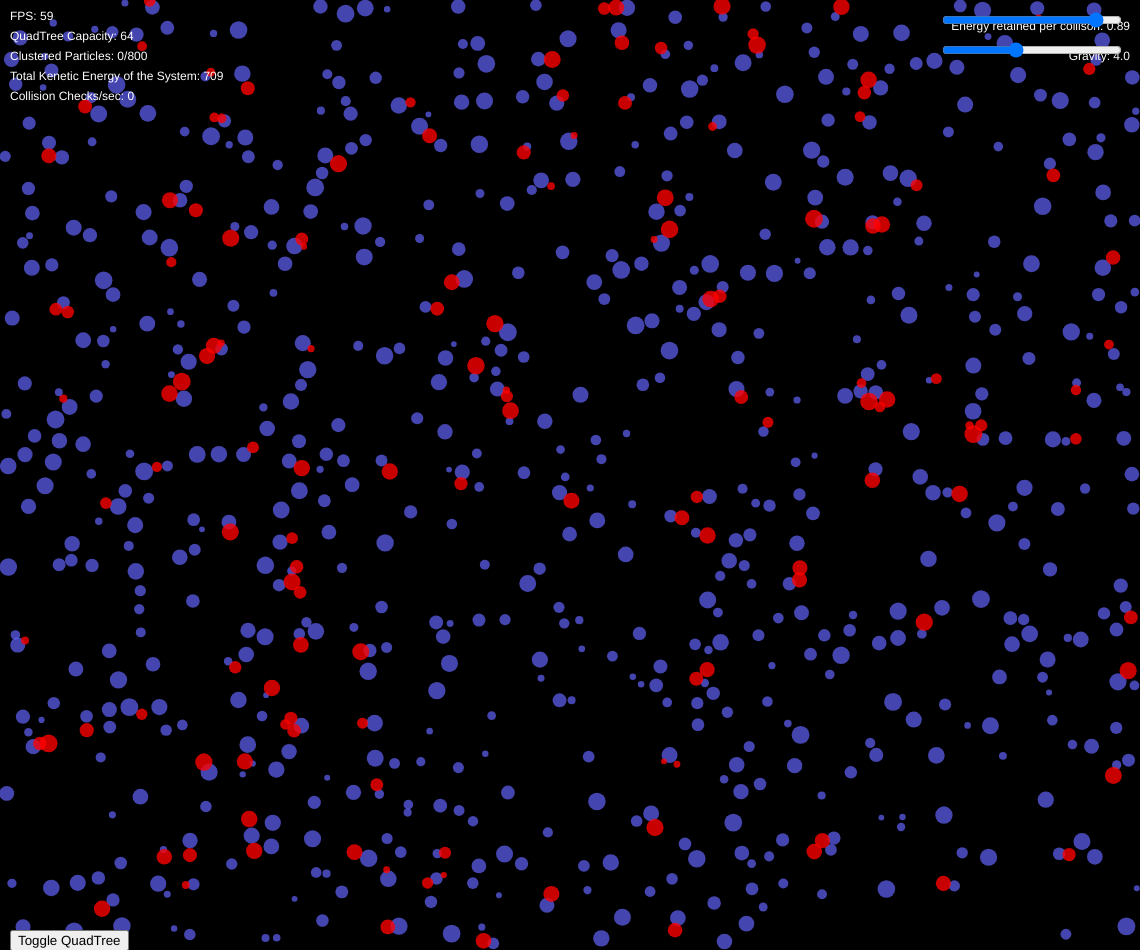
Frame 1 (no input)
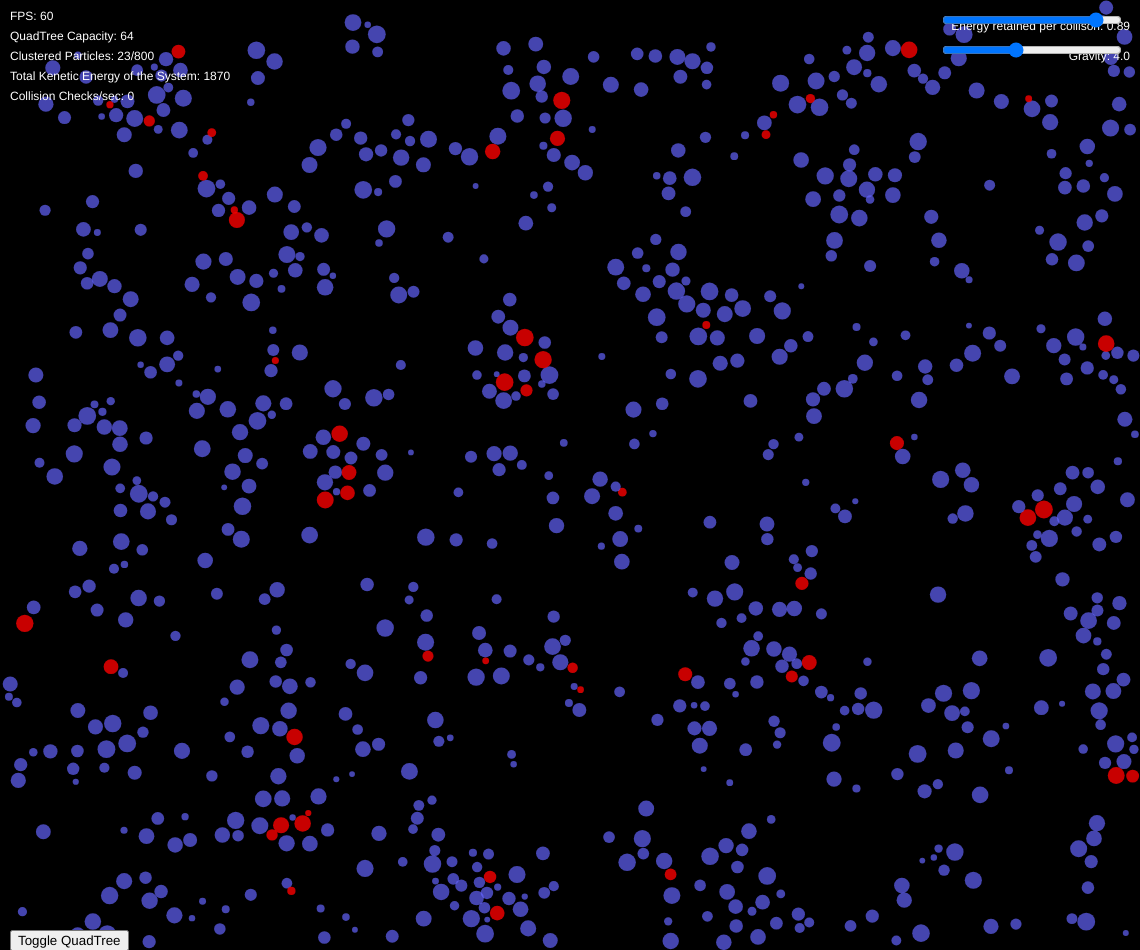
Frame 60 (no input)
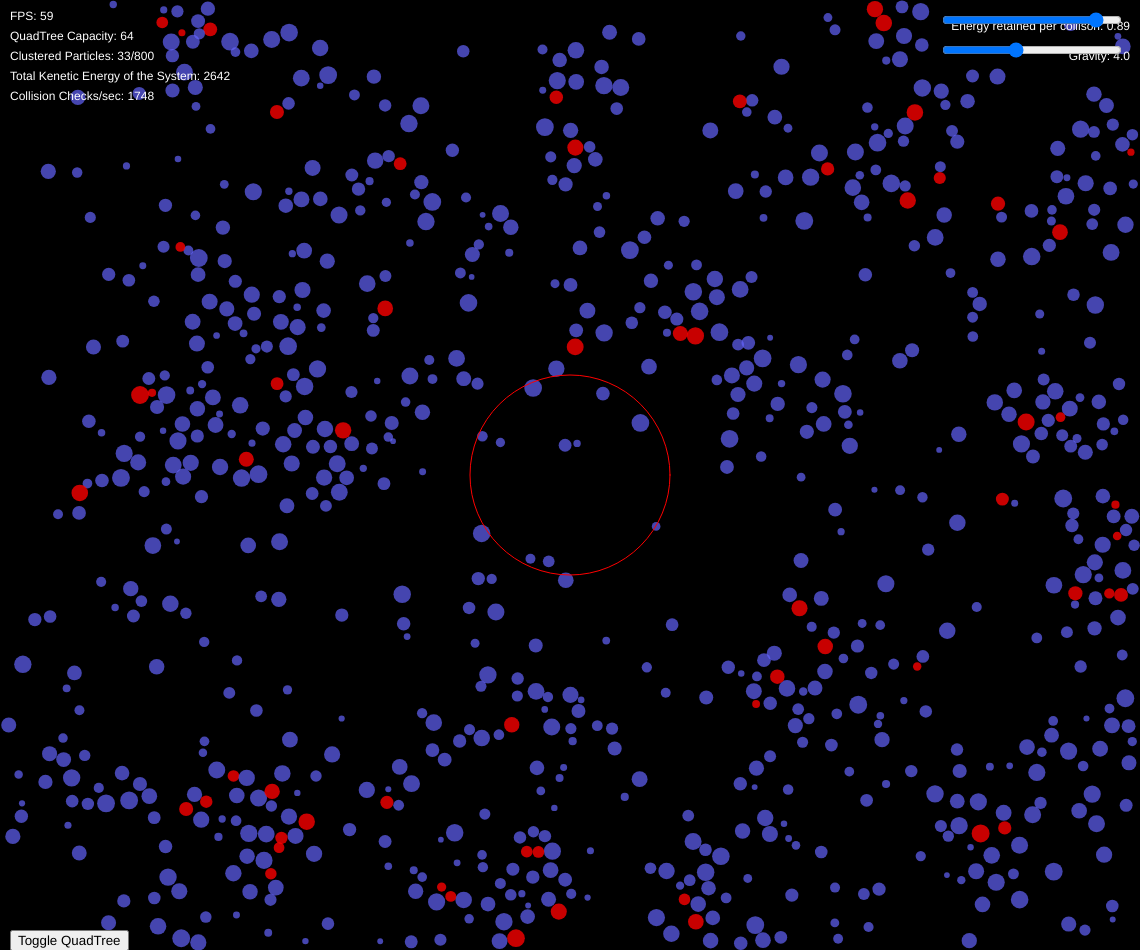
Frame 120 (the mouse pressed at the canvas centre since frame 60)

The p5.js sketch that drew these frames (run headless with seeded random() and noise() and a simulated clock; from frame 60 on, the mouse is pressed at the canvas centre):

// p5.js sketch
// ── sketch.js
let particles = [];
let attractors = [];
let explosionForce = 200; // Adjust this value to change the strength of the explosion
let explosionRadius = 100; // Adjust this value to change the radius of the explosion
let minCapacity = 4;
let maxCapacity = 64;
let showQuadTree = false; // New variable to control QuadTree visibility
let toggleButton; // New variable for the toggle button
let particleCount = 800; // Number of particles

// New slider variables
let corSlider;
let gSlider;

function setup() {
  // 90% of browser window size
  createCanvas(windowWidth * 0.95, windowHeight * 0.95);

  if (windowWidth < 600) {
    particleCount = 800;
  }

  for (let i = 0; i < particleCount; i++) {
    // check if using mobile device or computer browser
    if (windowWidth < 600) {
      particles[i] = new Particle(
        random(width),
        random(height),
        random(0.3, 3)
      );
    } else {
      particles[i] = new Particle(
        random(width),
        random(height),
        random(0.5, 5)
      );
    }
  }

  // Create toggle button
  toggleButton = createButton("Toggle QuadTree");
  toggleButton.position(10, height - 20);
  toggleButton.mousePressed(toggleQuadTree);
  toggleButton.touchStarted(toggleQuadTreeTwice); // Add touch event listener to the button

  // Create sliders
  corSlider = createSlider(0, 1, 0.89, 0.01);
  corSlider.position(width - 200, 10);
  corSlider.style("width", "180px");

  gSlider = createSlider(0, 10, 4, 0.1);
  gSlider.position(width - 200, 40);
  gSlider.style("width", "180px");

  // Create multiple attractors
  // attractors.push(
  //   new Attractor(
  //     width / 3,
  //     height / 2,
  //     5,
  //     windowWidth * 0.03,
  //     true,
  //     random(2, -2),
  //     random(2, -2)
  //   )
  // ); // Attracting

  // attractors.push(
  //   new Attractor(
  //     (2 * width) / 3,
  //     height / 2,
  //     40,
  //     windowWidth * 0.03,
  //     false,
  //     random(2, 4),
  //     random(2, 4)
  //   )
  // ); // Repelling
}

function draw() {
  background(0);

  // Update global variables based on slider values
  cor = corSlider.value();
  G = gSlider.value();

  // Count highlighted particles
  let highlightedCount = Particle.countHighlighted(particles);

  // Calculate dynamic capacity
  let clusterFactor = Math.min(1, highlightedCount / (particles.length * 0.6));
  let dynamicCapacity = calculatePowerOf2Capacity(clusterFactor);

  let boundary = new Rectangle(width / 2, height / 2, width / 2, height / 2);
  let qtree = new QuadTree(boundary, dynamicCapacity);

  // Display and move attractors
  for (let attractor of attractors) {
    attractor.move();
    attractor.displayAttractor();
    // attractor.displayInfluenceRadius();
  }

  for (let p of particles) {
    let point = new Point(p.x, p.y, p);
    qtree.insert(point);

    // Apply attractor forces using QuadTree
    for (let attractor of attractors) {
      attractor.applyForce(qtree);
    }
    p.move(particles, qtree);
    p.render();

    // Reset collisions and highlights for the next frame
    p.resetCollisions();
  }

  // Only show QuadTree if showQuadTree is true
  if (showQuadTree) {
    qtree.show();
  }

  // Optionally, visualize the explosion radius when mouse is pressed or touch is active
  if (mouseIsPressed || (touches && touches.length > 0)) {
    if (!isOverInteractiveElement()) {
      noFill();
      stroke(255, 0, 0);
      ellipse(mouseX, mouseY, explosionRadius * 2);
    }
  }

  // display and update frame rate at the top left corner
  fill(255);
  noStroke();
  text("FPS: " + floor(frameRate()), 10, 20);
  text(`QuadTree Capacity: ${dynamicCapacity}`, 10, 40);
  text(`Clustered Particles: ${highlightedCount}/${particleCount}`, 10, 60);
  text(
    `Total Kenetic Energy of the System: ${floor(
      Particle.totalKeneticEnergy(particles)
    )}`,
    10,
    80
  );

  text(`Collision Checks/sec: ${maxCollisionCount}`, 10, 100);

  // Display slider values
  textAlign(RIGHT);
  text(`Energy retained per collison: ${cor.toFixed(2)}`, width - 10, 30);
  text(`Gravity: ${G.toFixed(1)}`, width - 10, 60);

  textAlign(LEFT);

  // clear the collision count every second
  if (frameCount % 60 === 0) {
    maxCollisionCount = collisionCount;
    collisionCount = 0;
  }
}

// New function to check if the mouse is over the button
function isMouseOverButton() {
  // console.log(`MouseX: ${mouseX}, MouseY: ${mouseY}`);
  // console.log(`ButtonX: ${toggleButton.x}, ButtonY: ${toggleButton.y}`);
  // console.log(
  //   `ButtonWidth: ${toggleButton.width}, ButtonHeight: ${toggleButton.height}`
  // );
  return (
    mouseX > toggleButton.x - 8 &&
    mouseX < toggleButton.x + toggleButton.width + 2 &&
    mouseY > toggleButton.y - 6 &&
    mouseY < toggleButton.y + toggleButton.height + 2
  );
}

function mousePressed() {
  if (!isOverInteractiveElement()) {
    handleInteraction();
  }
}

function touchStarted() {
  if (!isOverInteractiveElement()) {
    handleInteraction();
    // Prevent default touch behavior only if not over the button
    return false;
  }
  // Allow default touch behavior (like button clicks) if over an interactive element
  return true;
}

function handleInteraction() {
  let x = mouseX;
  let y = mouseY;

  // Use the first touch point if available
  if (touches && touches.length > 0) {
    x = touches[0].x;
    y = touches[0].y;
  }

  for (let p of particles) {
    p.applyExplosionForce(x, y, explosionForce, explosionRadius);
  }
}

function isOverInteractiveElement() {
  let x = mouseX;
  let y = mouseY;

  // Use the first touch point if available
  if (touches && touches.length > 0) {
    x = touches[0].x;
    y = touches[0].y;
  }

  return (
    x > toggleButton.x - 8 &&
    x < toggleButton.x + toggleButton.width + 2 &&
    y > toggleButton.y - 6 &&
    y < toggleButton.y + toggleButton.height + 2
  );
}

function calculatePowerOf2Capacity(clusterFactor) {
  // Calculate the raw capacity value
  let rawCapacity = maxCapacity - (maxCapacity - minCapacity) * clusterFactor;

  // Find the nearest power of 2
  let powerOf2Capacity = Math.pow(2, Math.round(Math.log2(rawCapacity)));

  // Ensure the result is within the min and max bounds
  return Math.max(minCapacity, Math.min(maxCapacity, powerOf2Capacity));
}

// New function to toggle QuadTree visibility
function toggleQuadTree() {
  showQuadTree = !showQuadTree;
}

function toggleQuadTreeTwice() {
  showQuadTree = showQuadTree;
}

// ── attractor.js
class Attractor {
  constructor(x, y, mass, radius, isAttracting = true, vx, vy) {
    this.x = x;
    this.y = y;
    this.mass = mass;
    this.radius = radius;
    this.influenceRadius = radius * 5; // Radius of influence
    this.isAttracting = isAttracting; // True for attraction, false for repulsion

    // Initial velocity
    this.vx = vx;
    this.vy = vy;

    // Color based on attraction/repulsion
    this.color = this.isAttracting ? color(0) : color(0);
  }

  applyForce(qtree) {
    let range = new Circle(this.x, this.y, this.influenceRadius);
    let points = qtree.query(range);

    for (let point of points) {
      let particle = point.userData;
      let dx = this.x - particle.x;
      let dy = this.y - particle.y;
      let distance = dist(this.x, this.y, particle.x, particle.y);

      if (distance < this.influenceRadius && distance > this.radius) {
        let force = this.mass / (distance * distance);
        let fx = (dx / distance) * force;
        let fy = (dy / distance) * force;

        // Reverse force direction if repelling
        if (!this.isAttracting) {
          fx *= -1;
          fy *= -1;
        }

        particle.applyForce(fx, fy);
      }
    }
  }

  move() {
    // Update position
    this.x += this.vx;
    this.y += this.vy;

    if (frameCount % 60 == 0) {
      // change direction
      this.vx += random(-1, 1);
      this.vy += random(-1, 1);
    }

    // Bounce off edges
    if (this.x - this.radius < 0 || this.x + this.radius > width) {
      this.vx *= -1;
      this.x = constrain(this.x, this.radius, width - this.radius);
    }
    if (this.y - this.radius < 0 || this.y + this.radius > height) {
      this.vy *= -1;
      this.y = constrain(this.y, this.radius, height - this.radius);
    }
  }

  displayAttractor() {
    // Draw the attractor
    fill(this.color);
    if (this.isAttracting) {
      //Black Hole
      stroke(255);
      ellipse(this.x, this.y, this.radius * 2);
    } else {
      // White Hole
      stroke(255);
      ellipse(this.x, this.y, this.radius * 2);
      stroke(255);
      fill(255);
      ellipse(this.x, this.y, this.radius * 0.5);
    }
  }

  displayInfluenceRadius() {
    // Draw the influence radius
    noFill();
    stroke(255, 100);
    strokeWeight(1);
    drawingContext.setLineDash([5, 5]);
    ellipse(this.x, this.y, this.influenceRadius * 2);
    drawingContext.setLineDash([]);
  }

  display() {
    this.displayAttractor();
    this.displayInfluenceRadius();
  }
}

// ── particle.js
// Coefficient of restitution (1 = perfectly elastic, 0 = perfectly inelastic)
let cor = 0.9;
let gravityRange = 100;
// Gravitational constant (increased for stronger effect)
let G = 4;
let collisionCount = 0;
let maxCollisionCount = 0;

class Particle {
  constructor(x, y, mass = 2) {
    this.x = x;
    this.y = y;
    this.r = 4 * Math.sqrt(mass); // Radius proportional to square root of mass
    this.mass = mass;
    this.highlight = false;

    this.vx = Math.random(-3, 3); // Random initial velocity
    this.vy = Math.random(-3, 3); // Random initial velocity

    this.ax = 0; // Acceleration in x direction
    this.ay = 0; // Acceleration in y direction

    this.maxSpeed = 8; // Maximum speed limit

    this.collided = new Set();
  }

  static totalKeneticEnergy(particles) {
    let sum = 0;
    for (let p of particles) {
      let speed = Math.sqrt(p.vx * p.vx + p.vy * p.vy);
      let ke = 0.5 * p.mass * speed * speed;
      sum += ke;
    }
    return sum;
  }

  static countHighlighted(particles) {
    return particles.filter((p) => p.highlight).length;
  }

  applyForce(fx, fy) {
    this.ax += fx / this.mass;
    this.ay += fy / this.mass;
  }

  applyExplosionForce(centerX, centerY, force, radius) {
    let dx = this.x - centerX;
    let dy = this.y - centerY;
    let distance = dist(this.x, this.y, centerX, centerY);

    // Only apply force if the particle is within the explosion radius
    if (distance <= radius) {
      // Avoid division by zero and very small distances
      if (distance < 1) distance = 1;

      // Calculate force magnitude (decreases linearly with distance)
      let forceMagnitude = force * (1 - distance / radius);

      // Calculate force components
      let fx = (dx / distance) * forceMagnitude;
      let fy = (dy / distance) * forceMagnitude;

      // Apply force
      this.applyForce(fx, fy);
    }
  }

  attractTo(other) {
    let dx = other.x - this.x;
    let dy = other.y - this.y;
    let distanceSq = dx * dx + dy * dy;
    let distance = Math.sqrt(distanceSq);

    // Calculate gravitational force
    let force = (G * (this.mass * other.mass)) / distanceSq;

    // Calculate force components
    let fx = (force * dx) / distance;
    let fy = (force * dy) / distance;

    // Apply force
    this.applyForce(fx, fy);
  }

  limitSpeed() {
    let speed = Math.sqrt(this.vx * this.vx + this.vy * this.vy);
    if (speed > this.maxSpeed) {
      this.vx = (this.vx / speed) * this.maxSpeed;
      this.vy = (this.vy / speed) * this.maxSpeed;
    }
  }

  intersects(other) {
    let d = dist(this.x, this.y, other.x, other.y);
    return d < this.r + other.r;
  }

  resolveCollision(other) {
    let dx = other.x - this.x;
    let dy = other.y - this.y;
    let distance = dist(this.x, this.y, other.x, other.y);

    // Separate particles
    let overlap = (this.r + other.r - distance) / 2;
    let separationX = (dx / distance) * overlap;
    let separationY = (dy / distance) * overlap;

    this.x -= separationX;
    this.y -= separationY;
    other.x += separationX;
    other.y += separationY;

    // Normal vector
    let nx = dx / distance;
    let ny = dy / distance;

    // Tangent vector
    let tx = -ny;
    let ty = nx;

    // Dot product tangent
    let dpTan1 = this.vx * tx + this.vy * ty;
    let dpTan2 = other.vx * tx + other.vy * ty;

    // Dot product normal
    let dpNorm1 = this.vx * nx + this.vy * ny;
    let dpNorm2 = other.vx * nx + other.vy * ny;

    // Conservation of momentum in 1D
    let m1 =
      (dpNorm1 * (this.mass - other.mass) + 2 * other.mass * dpNorm2) /
      (this.mass + other.mass);
    let m2 =
      (dpNorm2 * (other.mass - this.mass) + 2 * this.mass * dpNorm1) /
      (this.mass + other.mass);

    // Update velocities with energy loss
    this.vx = tx * dpTan1 + nx * m1 * cor;
    this.vy = ty * dpTan1 + ny * m1 * cor;
    other.vx = tx * dpTan2 + nx * m2 * cor;
    other.vy = ty * dpTan2 + ny * m2 * cor;

    // Apply speed limit after collision
    this.limitSpeed();
    other.limitSpeed();

    // Mark as collided and highlight
    this.collided.add(other);
    other.collided.add(this);
    this.highlight = true;
    other.highlight = true;
  }

  setHighlight(value) {
    this.highlight = value;
  }

  move(particles, qtree) {
    // Apply gravity from nearby particles
    let range = new Circle(this.x, this.y, gravityRange); // Increased range for gravity
    let points = qtree.query(range);

    // Update velocity based on acceleration
    this.vx += this.ax;
    this.vy += this.ay;

    // Apply speed limit
    this.limitSpeed();

    // Reset acceleration
    this.ax = 0;
    this.ay = 0;

    for (let p of points) {
      let other = p.userData;
      if (other !== this) {
        this.attractTo(other);
      }
    }

    // Boundary checking
    if (this.x - this.r < 0 || this.x + this.r > width) {
      this.vx *= -cor; // Lose some energy on collision with walls
      this.x = constrain(this.x, this.r, width - this.r);
    }
    if (this.y - this.r < 0 || this.y + this.r > height) {
      this.vy *= -cor; // Lose some energy on collision with walls
      this.y = constrain(this.y, this.r, height - this.r);
    }

    // Check collisions with other particles every 1 second
    for (let p of points) {
      let other = p.userData;
      if (
        other !== this &&
        !this.collided.has(other) &&
        this.intersects(other)
      ) {
        collisionCount++;
        this.resolveCollision(other);
      }
    }

    // Update position
    this.x += this.vx;
    this.y += this.vy;
  }

  render() {
    noStroke();
    if (this.highlight) {
      fill(255, 0, 0, 200);
    } else {
      fill(100, 100, 255, 175); // Light blue color
    }
    ellipse(this.x, this.y, this.r * 2);
  }

  resetCollisions() {
    this.collided.clear();
    this.highlight = false;
  }
}

// ── quadtree.js
class Point {
  constructor(x, y, userData) {
    this.x = x;
    this.y = y;
    this.userData = userData;
  }
}

class Rectangle {
  constructor(x, y, w, h) {
    this.x = x;
    this.y = y;
    this.w = w;
    this.h = h;
  }

  contains(point) {
    return (
      point.x >= this.x - this.w &&
      point.x <= this.x + this.w &&
      point.y >= this.y - this.h &&
      point.y <= this.y + this.h
    );
  }

  intersects(range) {
    return !(
      range.x - range.w > this.x + this.w ||
      range.x + range.w < this.x - this.w ||
      range.y - range.h > this.y + this.h ||
      range.y + range.h < this.y - this.h
    );
  }
}

class Circle {
  constructor(x, y, r) {
    this.x = x;
    this.y = y;
    this.r = r;
    this.rSquared = this.r * this.r;
  }

  contains(point) {
    let d = Math.pow(point.x - this.x, 2) + Math.pow(point.y - this.y, 2);
    return d <= this.rSquared;
  }

  intersects(range) {
    let xDist = Math.abs(range.x - this.x);
    let yDist = Math.abs(range.y - this.y);

    let r = this.r;
    let w = range.w;
    let h = range.h;

    let edges = Math.pow(xDist - w, 2) + Math.pow(yDist - h, 2);

    if (xDist > r + w || yDist > r + h) {
      return false;
    }

    if (xDist <= w || yDist <= h) {
      return true;
    }

    return edges <= this.rSquared;
  }
}

class QuadTree {
  constructor(boundary, capacity) {
    this.boundary = boundary;
    this.capacity = capacity;
    this.points = [];
    this.divided = false;
  }

  subdivide() {
    const x = this.boundary.x;
    const y = this.boundary.y;
    const w = this.boundary.w;
    const h = this.boundary.h;

    const ne = new Rectangle(x + w / 2, y - h / 2, w / 2, h / 2);
    this.northeast = new QuadTree(ne, this.capacity);
    const nw = new Rectangle(x - w / 2, y - h / 2, w / 2, h / 2);
    this.northwest = new QuadTree(nw, this.capacity);
    const se = new Rectangle(x + w / 2, y + h / 2, w / 2, h / 2);
    this.southeast = new QuadTree(se, this.capacity);
    const sw = new Rectangle(x - w / 2, y + h / 2, w / 2, h / 2);
    this.southwest = new QuadTree(sw, this.capacity);

    this.divided = true;
  }

  insert(point) {
    if (!this.boundary.contains(point)) {
      return false;
    }

    if (this.points.length < this.capacity) {
      this.points.push(point);
      return true;
    } else {
      if (!this.divided) {
        this.subdivide();
      }
      if (this.northeast.insert(point)) {
        return true;
      } else if (this.northwest.insert(point)) {
        return true;
      } else if (this.southeast.insert(point)) {
        return true;
      } else if (this.southwest.insert(point)) {
        return true;
      }
    }
  }

  query(range, found) {
    if (!found) {
      found = [];
    }

    if (!this.boundary.intersects(range)) {
      return;
    }

    for (let p of this.points) {
      if (range.contains(p)) {
        found.push(p);
      }
    }

    if (this.divided) {
      this.northeast.query(range, found);
      this.northwest.query(range, found);
      this.southeast.query(range, found);
      this.southwest.query(range, found);
    }

    return found;
  }

  show() {
    push(); // Save the current style settings

    stroke(255);
    strokeWeight(1);
    noFill();
    rectMode(CENTER);
    rect(
      this.boundary.x,
      this.boundary.y,
      this.boundary.w * 2,
      this.boundary.h * 2
    );

    if (this.divided) {
      this.northeast.show();
      this.northwest.show();
      this.southeast.show();
      this.southwest.show();
    }

    // for (let p of this.points) {
    //   strokeWeight(4);
    //   point(p.x, p.y);
    // }

    pop(); // Restore the original style settings
  }
}
